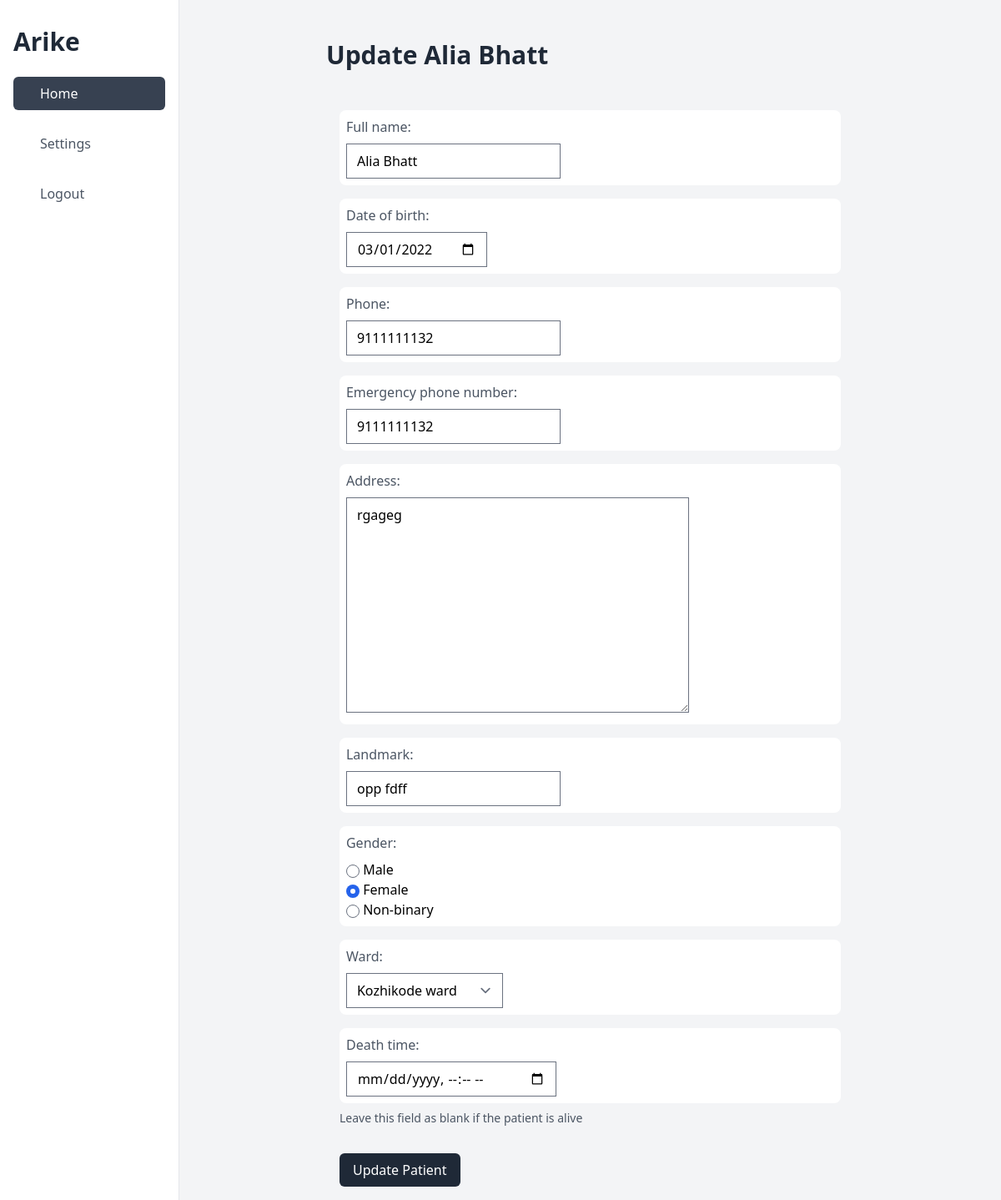
The page /update/patient/2 on the database its author committed.
### apps/models.py (models this page shows, shortened)
class Patient(models.Model):
    full_name = models.CharField(max_length=150)
    date_of_birth = models.DateField()
    address = models.TextField(default="")
    landmark = models.CharField(max_length=100)
    phone = models.CharField(max_length=14, validators=[phone_number_regex])
    gender = models.CharField(max_length=20, choices=GENDER_CHOICES)
    emergency_phone_number = models.CharField(
        max_length=14, validators=[phone_number_regex]
    )
    expired_time = models.DateTimeField(blank=True, null=True)
    ward = models.ForeignKey(Ward, on_delete=models.PROTECT)
    nurse = models.ForeignKey(
        CustomUser, blank=False, on_delete=models.PROTECT, null=True
    )
    created_at = models.DateTimeField(auto_now_add=True)
    updated_at = models.DateTimeField(auto_now=True)
    deleted = models.BooleanField(default=False)

### apps/views.py (the view)
# urls.py: path("update/patient/<pk>", PatientUpdateView.as_view()),
class PatientUpdateView(UpdateView):
    model = Patient
    form_class = PatientForm
    template_name = "Patient/update.html"
    success_url = "/list/patient"

### apps/views.py
class PatientForm(ModelForm):
    gender = forms.ChoiceField(choices=GENDER_CHOICES, widget=forms.RadioSelect)
    class Meta:
        model = Patient
        fields = [
            "full_name",
            "date_of_birth",
            "phone",
            "emergency_phone_number",
            "address",
            "landmark",
            "gender",
            "ward",
            "expired_time",
        ]
        labels = {"expired_time": "Death time"}
        help_texts = {
            "expired_time": "Leave this field as blank if the patient is alive"
        }
        widgets = {
            "date_of_birth": forms.DateInput(
                format=("%Y-%m-%d"),
                attrs={
                    "class": "form-control",
                    "placeholder": "Select a date",
                    "type": "date",
                },
            ),
            "expired_time": TimeInput(attrs={"type": "datetime-local"}),
        }

### apps/models.py (called while the page is built)
    def __str__(self):
        return self.name

### templates/Patient/update.html (shortened to what this page needs)
{% extends "base_dashboard.html" %}
{% block content %}
    <div class="flex my-8">
        <h1 class="text-3xl font-bold text-gray-800">Update {{ object.full_name }}</h1>
    </div>
    <form action="" method="post">
        <div class="">
            {% for field in form %}
                <div class="fieldWrapper m-4">
                    <div class="bg-white rounded-lg px-2 py-2">
                        <div class="text-l font-regular text-gray-600 mb-2">{{ field.label_tag }}</div>
                        <div>{{ field }}</div>
                    </div>
                    {% if field.help_text %}
                    <div class="help text-sm text-gray-600 pt-2">{{ field.help_text|safe }}</div>
                    {% endif %}
                </div>
            {% endfor %}
        </div>
        <div class="text-left mt-8 ml-4">
            <Button class="bg-gray-800 px-4 text-white p-2 rounded-md " type="submit">Update Patient</Button>
        </div>
    </form>
{% endblock content %}

### rows shown on the page
Patient: full_name "Alia Bhatt", form "Alia Bhatt" "03/01/2022" "9111111132" "9111111132" "rgageg" "opp fdff" "☐ Male ☑ Female ☐ Non-binary" "Kozhikode ward"

### other values the page prints
{{ field.label_tag }} "Full name:" "Date of birth:" "Phone:" "Emergency phone number:" "Address:" "Landmark:" "Gender:" "Ward:" "Death time:"
{{ field.help_text|safe }} "Leave this field as blank if the patient is alive"
